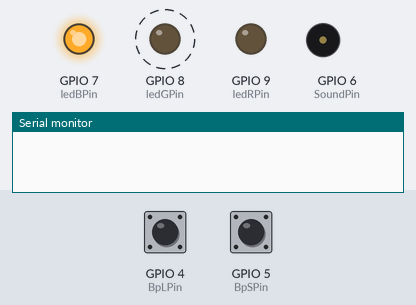
The program below on a simulated Seeed XIAO ESP32-S3. Shown: output pins drawn as LEDs (lit = HIGH), buzzer (waves = sounding), the last lines printed to the serial monitor. Dashed ring = blinking. The test bench sets the inputs (shaded band); at power-on: GPIO 5 (BpSPin) HIGH, GPIO 4 (BpLPin) HIGH.

Above: at 0.62 s.
1.3 s: GPIO 5 (BpSPin) pulled LOW for 1 s
At 2.12 s:
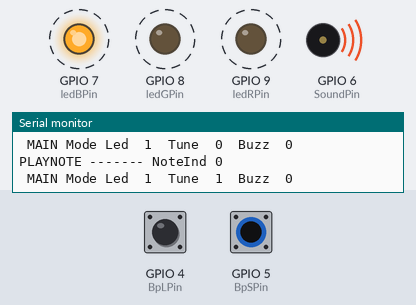
4.3 s: GPIO 4 (BpLPin) pulled LOW for 0.15 s
At 4.8 s:
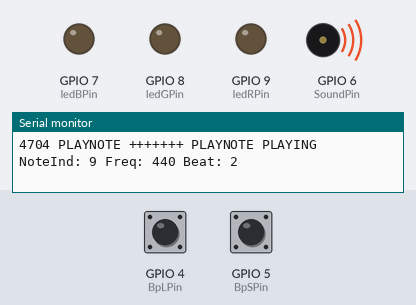
5.9 s: GPIO 5 (BpSPin) pulled LOW for 0.15 s
7.5 s: GPIO 4 (BpLPin) pulled LOW for 1 s
At 7.63 s:
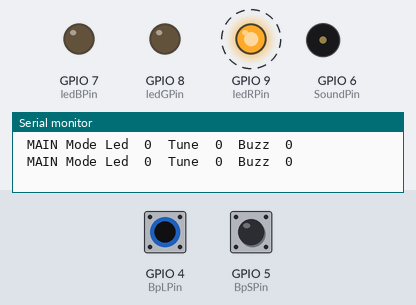
10.5 s: GPIO 4 (BpLPin) pulled LOW for 3.2 s
At 11.9 s:
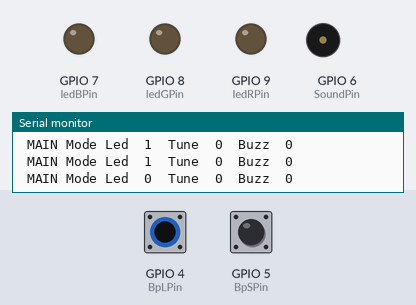
15.2 s: GPIO 5 (BpSPin) pulled LOW for 3.2 s
Timing chart, 0 to 50.3 s (numbered marks = the images above; inputs shaded):
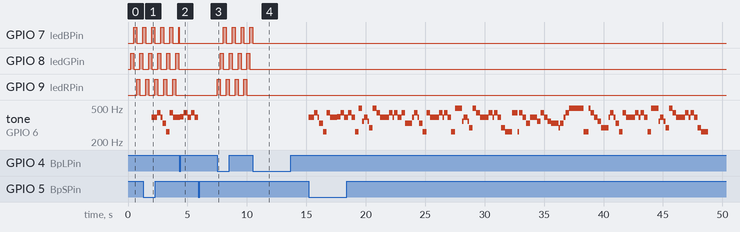

Measured:
- after the input at 1.3 s, tone on GPIO 6 (SoundPin): plays 392 Hz for 0.45 s, 440 Hz for 0.30 s, 392 Hz for 0.15 s, 330 Hz for 0.30 s, 262 Hz for 0.30 s, 440 Hz for 0.30 s … (7 notes in this stretch), starting after 0.70 s
- after the input at 4.3 s, GPIO 8 (ledGPin), GPIO 9 (ledRPin): stops changing and stays LOW
- after the input at 7.5 s, GPIO 7 (ledBPin): alternates HIGH for 0.25 s and LOW for 0.50 s, starting after 0.51 s; GPIO 8 (ledGPin): alternates HIGH for 0.25 s and LOW for 0.50 s, starting after 0.26 s; GPIO 9 (ledRPin): alternates HIGH for 0.25 s and LOW for 0.50 s, starting at once
- after the input at 10.5 s, GPIO 7 (ledBPin): goes on until 10.5 s, then stays LOW; GPIO 8 (ledGPin), GPIO 9 (ledRPin): stops changing and stays LOW
- by itself, GPIO 7 (ledBPin), GPIO 8 (ledGPin), GPIO 9 (ledRPin): alternates HIGH for 0.25 s and LOW for 0.50 s

The program:

main.cpp
```cpp
//
//Occupation mémoire au début du développement 20 déc 2023
//Sketch uses 230437 bytes (17%) of program storage space. Maximum is 1310720 bytes.
//Global variables use 20968 bytes (6%) of dynamic memory, leaving 306712 bytes for local variables. Maximum is 327680 bytes.
//================================================================================================================================
// V30.00 Refonte de la structure.
// V30.10 Version divisée en fichiers Funct & NbTimer
// V30_30 Ré installé la classe et les fonctions dans un seul fichier
//        puisque incapable d'activer les methodes depuis une fonction
// V30.31 Application completement fonctionelle et sommairement testée.
// V30.32
// GrelotV1++++++++++++++++++++++++++++++++++++++++++++++++++++++++++
// V30.33 Version développée pour seeed_xiao_esp32s3
// V30.34 Stopper la tune si on désactive le bouton pendant l'exécution.
// V30.35 Version pour Esp32 XIAO
// V30.36 Test des fonctions de SaveBatt et ajout de timer TmrBuzzer
// Clonée en GrelotV3
// V30.37 Gestion du mode TmrBuzzer Ok sans output 440hz....
// V30.38 Enleve Dropbox /Dropbox/Serge/Programmation/GrelotV3/Grelot
// migrer a /Dropbox/Serge/Programmation/ProgVsCode/Grelotv3/
// V30.40 Version complète a tester en Beta.
// V30.41 Buzz cycle trop long il a été raccourci.
// V30.42 La 1e et dernière notes fautives.


// TODO


//================================================================================================================================
// # de GPIO
 #define ledBPin   7  // Blue
 #define ledGPin   8  // Green
 #define ledRPin   9  // Red
 #define BpLPin    4  // Bb Led on
 #define BpSPin    5  // Bp Sound on
 #define SoundPin  6  // Sortie de son Tone
//================================================================================================================================

//====================================================================================
#include <Arduino.h>
//#include "WiFi.h"

char buffer[80];  // Pour l'impression de sprintfchar buffer[40];  // Pour l'impression de sprintf
const int channel= 0;   // # de timer ESP32 Sound
//================================================================================================================================
#pragma region
//================================================================================================================================
// Classe NbTimer
//================================================================================================================================

class NbTimer
{
   public:
      NbTimer(unsigned long interval , int timerType);

      void StartTimer(int duree);        // Démarre le timer.
      void TimerUpdate(void);           // Rafraichir doit etre appelé
      int timeToGo;                     // TTG Donne le temps qui reste.
      int isTimeDone;                   // =1 Si temps écoulé
      int TimeJustDone;                 // TJD 0: Not done 1: Just done
                                        // 2: Done depuis plus de 1 scan
                                        // a chaque scan.
      int timerType =0;                 // TTY 1 Free run  0 One shot

   private:
      void resetTimer();                // RAZ du timer
      int razTimer ;                    // Demande de RAZ du timer
      unsigned long Interval=0;         // Durée du cycle..
      unsigned long startCount=0;       // Démarrage du timer
      int duree=1;                      // duree : facteur multiplicateur de temps
      unsigned long CurMillis ;         // Valeur actuelle du timer
};

// Constructeur de la classe NbTimer
// Type-> 0 OneShot 1 Recurrent timer
NbTimer::NbTimer(unsigned long interval,int TimerType){
  Interval=interval;
  timerType = TimerType;
}

// Méthode Update , met a jour les timers.
// Doit etre appelé a chaque scan, pour chaque instance.
void NbTimer::TimerUpdate(void){
  if(this->razTimer==1)resetTimer();
  if(this->TimeJustDone==1)this->TimeJustDone=2;
  this->CurMillis = millis();
  this->timeToGo = this->startCount+(this->Interval*this->duree)-CurMillis;
  if (this->timeToGo<=0)this->timeToGo=0;
  if (this->timeToGo>0)return;
  this->isTimeDone=1;
  if(this->TimeJustDone==0)this->TimeJustDone=1;
  if (this->timerType==0)return;
  this->razTimer=1;
  return;
}

// StartTimer Démarrage du timer dur= n Itervalle.
void NbTimer::StartTimer(int dur){
  if (this->isTimeDone==0)return;
  this->duree = dur;
  this->razTimer=0;
  resetTimer();
  return;
}

void NbTimer::resetTimer(){
  this->startCount =CurMillis;
  this->razTimer=0;
  this->TimeJustDone=0;
  this->isTimeDone=0;
  return;
}
#pragma endregion
//================================================================================================================================
// Instanciation des timer
//================================================================================================================================
NbTimer TmrBpLed(2000,0);           // Pb bouncing led
NbTimer TmrBpTune(2000,0);          // Pb bouncing musique
NbTimer TmrNote(150,0);             // Tempo de le note
NbTimer TmrPower(15000,1);          // Tempo Power save
NbTimer TmrLed(250,1);              // Tempo Cycle des leds
NbTimer TmrBuzzer(200,1);          // Tempo Cyclage du buzzer de power on
NbTimer TmrPrint(1000,1);           // Tempo de DEBUG pour imprimer.
//================================================================================================================================
// Fonctions diverses.
//================================================================================================================================
bool ModeL=1;     // Mode L Led Actif
bool ModeT=0;     // Mode T Tune Actif
bool LastModeT=1; // Mode T Last
int NoteInd=0;    // Note Index

//================================================================================================================================
void PlayNote(void) {

// Joue la mélodie
// Playnote ...... Routines de jeu de notes
// La tune se termine par une note == 0
// Si le retour de PlayNote < 0 alors la mélodie est terminée sinon
// NoteId retourne l'indice de la prochaine note a jouer.
// Si la toune n'est pas terminée et que une note ou son internote
// est terminée alors l'appel a PlayNote amorce la diffusion de la
// prochaine note.
//====================================================================================
//                   il, sap  pe   lait  nez  rou  ge   ah  com   il
const int melody[] = {392,392, 440, 392, 330, 262, 440, 392, 393, 440, 392, 440, 392, 262, 494, 349, 392, 349, 294, 494, 440, 392, 392, 440, 392, 440, 392, 440, 330, 392, 440, 392, 330, 262, 440, 392, 392, 440, 392, 440, 392, 262, 494, 349, 392, 349, 294, 494, 440, 392, 392, 440, 392, 440, 392, 294, 262, 440, 440, 262, 440, 392, 330, 392, 349, 440, 392, 349, 330, 294, 330, 392, 440, 494, 494, 494, 262, 262, 494, 440, 392, 349, 294, 392, 440, 392, 330, 262, 440, 392, 392, 440, 392, 440, 392, 262, 494, 349, 392, 349, 294, 494, 440, 392, 392, 440, 392, 440, 392, 294, 262, 0 };
const int beat[]   = {  1,  2,   2,   1,   2,   2,   2,   4,   2,   2,   2,   2,   2,   2,   2,   1,   2,   1,   2,   2,   2,   4,   1,   2,   1,   2,   2,   2,   4,   1,   2,   1,   2,   2,   2,   4,   1,   2,   1,   2,   2,   2,   4,   1,   2,   1,   2,   2,   2,   4,   1,   2,   1,   2,   2,   2,   4,   1,   2,   1,   2,   2,   2,   4,   2,   2,   2,   2,   4,   1,   2,   1,   2,   2,   2,   4,   1,   2,   1,   2,   2,   2,   4,   1,   2,   1,   2,   2,   2,   4,   1,   2,   1,   2,   2,   2,   4,   1,   2,   1,   2,   2,   2,   4,   1,   2,   1,   2,   2,   2,   4, 0 };
//const int beat[] = {50, 100, 100, 50,  100, 100, 100, 200, 100, 100, 100, 100, 100, 100, 100, 50,  100,  50, 100, 100, 100, 200, 50,  100, 50,  100, 100, 100, 200,  50, 100, 50,  100, 100, 100, 200, 50,  100, 50,  100, 100, 100, 200, 50,  100, 50,  100, 100, 100, 200, 50, 100,  50,  100, 100, 100, 200, 50,  100, 50,  100, 100, 100, 200, 100, 100, 100, 100, 200, 50,  100, 50,  100, 100, 100, 200, 50,  100, 50,  100, 100, 100, 200, 50,  100, 50,  100, 100, 100, 200, 50,  100, 50,  100, 100, 100, 200, 50,  100, 50,  100, 100, 100, 200, 50,  100, 50,  100, 100, 100, 200, 0 };
//====================================================================================
// Si on désactive la tune pendant que ca joue. V30.34
if (NoteInd!=0 && ModeT==0) {
  NoteInd=0;
  ledcWriteTone(channel,0);     // Stopper la note
return;
}
// Est-ce la 1e note 0 et ModeT est il actif.
// Jouer cette note
if (NoteInd==0 && ModeT==1) {
 sprintf(buffer,"PLAYNOTE ------- NoteInd %d ",NoteInd);
 Serial.println(buffer);
 //tone(SoundPin, melody[NoteInd], beat[NoteInd]*50);
 ledcWriteTone(channel,melody[NoteInd]);   // Jouer la note
 TmrNote.StartTimer(beat[NoteInd]);
++ NoteInd;  // Pointer la prochaine note
return;
}
//====================================================================================
// Si le temps est écoulé, que ce n'est pas la note 0
// et pas la derniere note, Jouer la prochaine note.

if(TmrNote.TimeJustDone && NoteInd!=0 && beat[NoteInd]!=0){

 ledcWriteTone(channel,melody[NoteInd]);              // Jouer la note
 TmrNote.StartTimer(beat[NoteInd]);                  // A and wait for same ms
// ++ NoteInd;  // Et Pointer la prochaine note
  sprintf(buffer,"%d PLAYNOTE +++++++ PLAYNOTE PLAYING NoteInd: %d Freq: %d Beat: %d",
    millis(),NoteInd,melody[NoteInd],beat[NoteInd]);
   Serial.println(buffer);
   NoteInd=NoteInd+1;  // Et Pointer la prochaine note
return;
}
//====================================================================================

// Si c'est la dernière note désactiver ModeT et pointer
// la note 0 .
if(TmrNote.TimeJustDone && ModeT==1 && beat[NoteInd]==0){
  ledcWriteTone(channel,0);     // Stopper la note
  sprintf(buffer,"%d PLAYNOTE ******* NO  NOTE PLAYING NoteInd: %d Freq: %d Beat: %d",
   millis(),NoteInd,melody[NoteInd],beat[NoteInd]);
   Serial.println(buffer);
  ModeT=0;
  NoteInd=0;
return;
}
}
//================================================================================================================================
bool bSaL = 0;
bool bSaT = 0;
//================================================================================================================================

int LedStat = 1 ; // Etat des led 0:off 1:R 2:B 3:G

void LedOn(void)    // Séquence des leds 1 Red 2 Green 3 Blue
{

if(ModeL==0){
    digitalWrite(ledRPin,0);
    digitalWrite(ledGPin,0);
    digitalWrite(ledBPin,0);
  return;
}
if (TmrLed.TimeJustDone==1){
  LedStat=LedStat+1;
  if (LedStat==4)LedStat=1;  // Entre 1 et 3

  if (LedStat==1){
    digitalWrite(ledRPin,1);
    digitalWrite(ledGPin,0);
    digitalWrite(ledBPin,0);
  }
   if (LedStat==2){
    digitalWrite(ledRPin,0);
    digitalWrite(ledGPin,1);
    digitalWrite(ledBPin,0);
  }
   if (LedStat==3){
    digitalWrite(ledRPin,0);
    digitalWrite(ledGPin,0);
    digitalWrite(ledBPin,1);
  }
  return;
}
}
//================================================================================================================================
int BpStat=0;
int mode =0;

int GetInputL(void) // Lecture des boutons Leds
{

// Gestion de la fonction Led
BpStat = digitalRead(BpLPin);
if(TmrBpLed.timeToGo==0 && bSaL==0){
if (BpStat==0){
  bSaL=1;
  TmrBpLed.StartTimer(1);
  ModeL = !ModeL;
  return 1;
}}
if(TmrBpLed.timeToGo==0 && bSaL==0){
if (BpStat==1){
  return 2;
}}
if(TmrBpLed.timeToGo!=0 && bSaL==1){
if (BpStat==1){
  return 3;
}}
if(TmrBpLed.timeToGo==0 && bSaL==1){
if (BpStat==0){
  return 4;
}}
if(TmrBpLed.timeToGo==0 && bSaL==1){
if (BpStat==1){
 bSaL = 0;
  return 5;
}}
if(TmrBpLed.timeToGo!=0 && bSaL==1){
if (BpStat==0){
  bSaL = 1;
  return 6;
}}
return 999;
}
//================================================================================================================================

int GetInputT(void) // Lecture des boutons Tune

// Gestion de la fonction TUNE
{
BpStat = digitalRead(BpSPin);


if(TmrBpTune.timeToGo==0 && bSaT==0){
if (BpStat==0){
  bSaT=1;
  TmrBpTune.StartTimer(1);
    ModeT = !ModeT;
  return 11;
}}
if(TmrBpTune.timeToGo==0 && bSaT==0){
if (BpStat==1){
  return 12;
}}
if(TmrBpTune.timeToGo!=0 && bSaT==1){
if (BpStat==1){
  return 13;
}}
if(TmrBpTune.timeToGo==0 && bSaT==1){
if (BpStat==0){
  return 14;
}}
if(TmrBpTune.timeToGo==0 && bSaT==1){
if (BpStat==1){
 bSaT = 0;
  return 15;
}}
if(TmrBpTune.timeToGo!=0 && bSaT==1){
if (BpStat==0){
  bSaT = 1;
  return 16;
}}
return 999;
}

//================================================================================================================================
void Mode(void){
// Controle des fonctions.
GetInputL();
GetInputT();
return ;
}

//================================================================================================================================
bool BuzzOn =0 ;
int Spo = 0 ;   // Status power off
bool v2b0 =0;        // Value 2 buttons off
int AlmCyc =0 ;       // Cyclage de alarme.
int done =0 ;        // Pour solution d'un bug
int SavBatt(void)  // Alerte de sauvegarde batteries
{
v2b0 = !ModeL&&!ModeT; // 2 états a OFF

bool front=0;

// Detection du front de frontière de cycle
if(TmrPower.timeToGo!=0) done=0;
if (done==1)return 0 ;
if (TmrPower.TimeJustDone==1){
  done=1; front =1;
}

if(front==1) { // Front montant
  front=0;
// 2 boutons inactifs
 if(v2b0==1 && Spo==0){Spo=1; return 1;}
 if(v2b0==1 && Spo==1){Spo=1; BuzzOn=1; return 2;}
 if(v2b0==1 && Spo==2){Spo=0; return 3;}
}

// Au mons 1  bouton actif
if(front!=1) {
 if(v2b0==0 && Spo==1){Spo=2; return 4;}
 if(v2b0==0 && BuzzOn==1){Spo=0; BuzzOn=0; return 5;}
}

//  Cyclage du buzzer
if(TmrBuzzer.TimeJustDone==1){
  AlmCyc = AlmCyc +1;
  if (AlmCyc >= 100)AlmCyc=0;
}

if (BuzzOn==1 && AlmCyc ==1 && TmrBuzzer.TimeJustDone==1)ledcWriteTone(channel,440);   // Jouer la note
if (BuzzOn==1 && AlmCyc ==2 && TmrBuzzer.TimeJustDone==1)ledcWriteTone(channel,0);     // Stopper la note


return 99;
}

//================================================================================================================================
// Main
//================================================================================================================================


//====================================================================================
void setup() {
//====================================================================================

// Définition des I/O

ledcAttachPin(SoundPin,channel);  // Assigner la sortie au son.
//int ledRPin = 32; // Red led
//int ledGPin = 33; // Green led
//int ledBPin = 25; // Blue led

pinMode(ledRPin, OUTPUT);       // Led Red
pinMode(ledGPin, OUTPUT);       // Led Green
pinMode(ledBPin, OUTPUT);       // Led Blue
pinMode(BpLPin, INPUT_PULLUP);  // Pb Mode Led
pinMode(BpSPin, INPUT_PULLUP);  // Pb Tune Led

Serial.begin(115200);  // Activer la console pour Debug

// Disable le Wifi  et BT pour possiblement sauver de l'énergie.
// Consomme 557Kb 40% de mémoire FLASH
//WiFi.disconnect(true);
//WiFi.mode(WIFI_OFF);
//btStop();

// Démarrage des timers récurrents.

TmrPrint.StartTimer(1); TmrLed.StartTimer(1);
TmrBuzzer.StartTimer(1); TmrPower.StartTimer(1);

}

void loop() {

// Rafraichit les timers a chaque cycle
 TmrBpLed.TimerUpdate();TmrBpTune.TimerUpdate();
 TmrNote.TimerUpdate(); TmrPower.TimerUpdate(); TmrLed.TimerUpdate();
 TmrBuzzer.TimerUpdate(); TmrPrint.TimerUpdate();


// Appelle les fonctions.

SavBatt();  // Buzz si poweron trop long sans utiliser.
Mode();     // Lit les boutons poussoir et ajuste le mode
LedOn();    // Gère la séquence des Leds
PlayNote(); // Joue la mélodie.


// Impression de debugging a la seconde.
if(TmrPrint.TimeJustDone){
  sprintf(buffer," MAIN Mode Led  %d  Tune  %d  Buzz  %d ",ModeL,ModeT,BuzzOn);
  Serial.println(buffer);

  //Serial.println("Allo running");

  // sprintf(buffer," MAIN AlmCyc %d", AlmCyc);
  // Serial.println(buffer);
}
}
```
